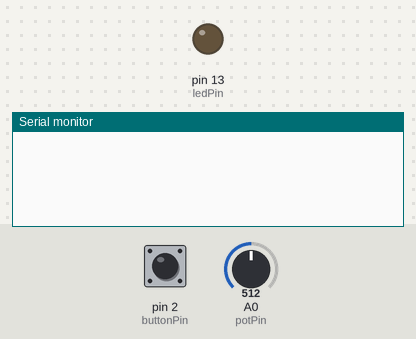
Recording of a sketch running on a simulated Arduino Uno, built with avr-gcc and run on an emulated ATmega328P. On the bench: output pins drawn as LEDs (lit = HIGH), the last lines printed to the serial monitor. Inputs (shaded band) come from the test bench; at power-on: pin 2 (buttonPin) HIGH, A0 (potPin) = 512.

Above: at 1.2 s.
1.3 s: pin 2 (buttonPin) pulled LOW for 0.15 s
At 1.42 s:
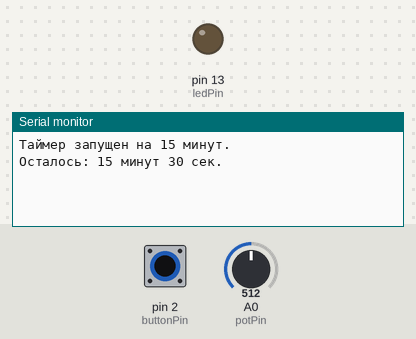
2.9 s: A0 (potPin) set to 306
At 2.94 s:
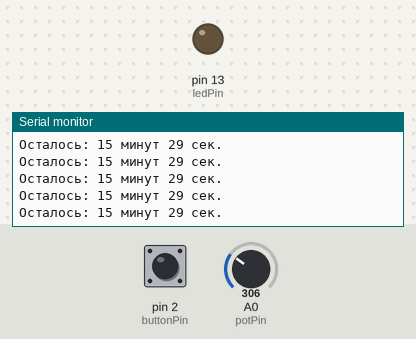
5.9 s: pin 2 (buttonPin) pulled LOW for 1 s
At 6.02 s:
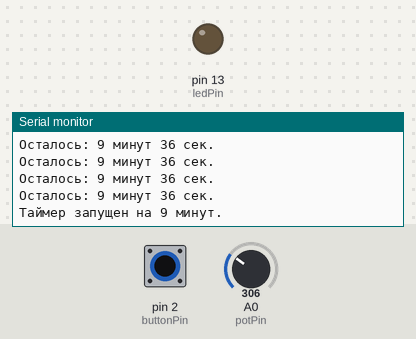
9.9 s: A0 (potPin) set to 511
At 9.92 s:
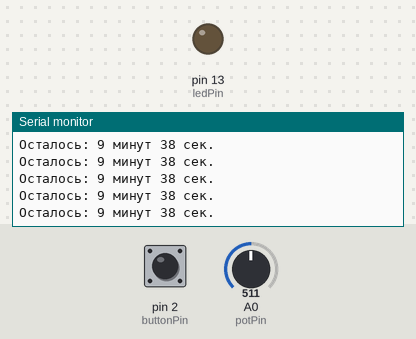
12.9 s: pin 2 (buttonPin) driven LOW
At 13.08 s:
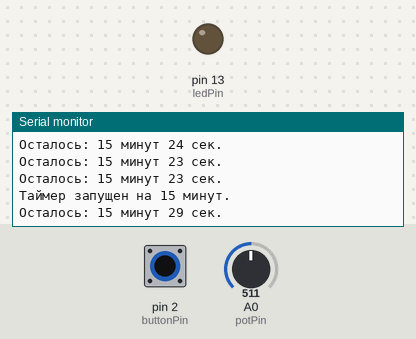
15.9 s: pin 2 (buttonPin) driven HIGH
At 16.99 s:
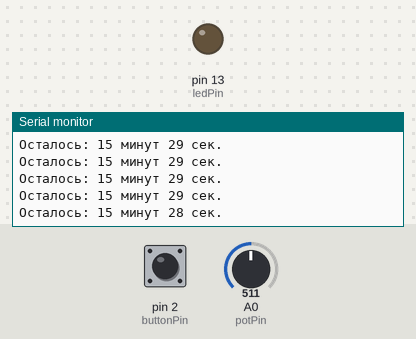
Timing chart, 0 to 18.9 s (numbered marks = the images above; inputs shaded):
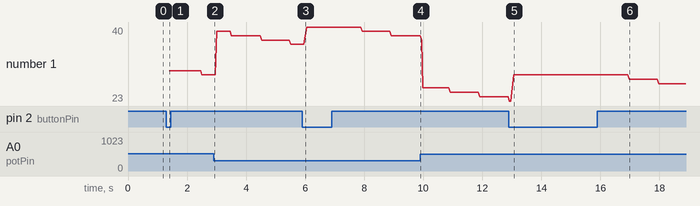

Measured:
- after the input at 1.3 s, the serial monitor: prints a new line after 0.05 s (image 1)
- after the input at 5.9 s, the serial monitor: prints a new line after 0.10 s (image 3)
- after the input at 12.9 s, the serial monitor: prints a new line after 0.11 s (image 5)
- after the input at 15.9 s, the serial monitor: prints a new line after 1.1 s (image 6)
- plotted number 1: 29 → 36 after the input at 2.9 s, 38 → 24 after the input at 9.9 s, 24 → 29 after the input at 12.9 s, 29 → 26 after the input at 15.9 s

The sketch:

Arduino_timer.ino
```cpp
// Пины
const int potPin = A0;        // Пин для подключения потенциометра
const int buttonPin = 2;      // Пин для подключения кнопки
const int ledPin = 13;        // Пин для подключения светодиода

// Переменные
int potValue = 0;             // Значение с потенциометра
int timerDuration = 0;        // Продолжительность таймера в секундах
unsigned long startTime = 0;  // Время начала таймера
bool timerRunning = false;    // Флаг состояния таймера
bool ledBlinking = false;     // Флаг мигания светодиода
unsigned long blinkStartTime = 0; // Время начала мигания

void setup() {
  pinMode(buttonPin, INPUT_PULLUP); // Установка кнопки с подтягивающим резистором
  pinMode(ledPin, OUTPUT);          // Установка светодиода как выхода
  Serial.begin(9600);               // Инициализация последовательного порта для отладки
}

void loop() {
  // Чтение значения с потенциометра
  potValue = analogRead(potPin);

  // Преобразование значения в диапазон времени (например, от 1 до 30 минут)
  timerDuration = map(potValue, 0, 1023, 60, 1800);

  // Проверка нажатия кнопки
  if (digitalRead(buttonPin) == LOW) {
    delay(50); // Задержка для устранения дребезга
    if (digitalRead(buttonPin) == LOW) { // Проверка повторно после задержки
      startTime = millis(); // Запоминаем время начала
      timerRunning = true;  // Устанавливаем флаг запущенного таймера
      ledBlinking = false;  // Сбрасываем флаг мигания светодиода
      Serial.print("Таймер запущен на ");
      Serial.print(timerDuration / 60);
      Serial.println(" минут.");
    }
  }

  // Если таймер запущен
  if (timerRunning) {
    unsigned long currentTime = millis();
    unsigned long elapsedTime = (currentTime - startTime) / 1000; // Время в секундах

    // Если истекло время таймера
    if (elapsedTime >= timerDuration) {
      digitalWrite(ledPin, HIGH); // Включаем светодиод
      Serial.println("Таймер завершен!");
      timerRunning = false;       // Сбрасываем флаг запущенного таймера
      ledBlinking = true;         // Устанавливаем флаг мигания светодиода
      blinkStartTime = currentTime; // Запоминаем время начала мигания
    } else {
      digitalWrite(ledPin, LOW);  // Выключаем светодиод
      Serial.print("Осталось: ");
      Serial.print((timerDuration - elapsedTime) / 60);
      Serial.print(" минут ");
      Serial.print((timerDuration - elapsedTime) % 60);
      Serial.println(" сек.");
    }
  }

  // Мигание светодиода
  if (ledBlinking) {
    unsigned long currentTime = millis();
    unsigned long blinkElapsedTime = (currentTime - blinkStartTime) / 1000; // Время в секундах

    //светодиод или любой зуммер(не зумер!) для звука оповещения
    // Мигаем каждые 2 секунды
    if (blinkElapsedTime % 4 < 2) {
      digitalWrite(ledPin, HIGH); // Включаем светодиод
    } else {
      digitalWrite(ledPin, LOW);  // Выключаем светодиод
    }
  }
}
```
